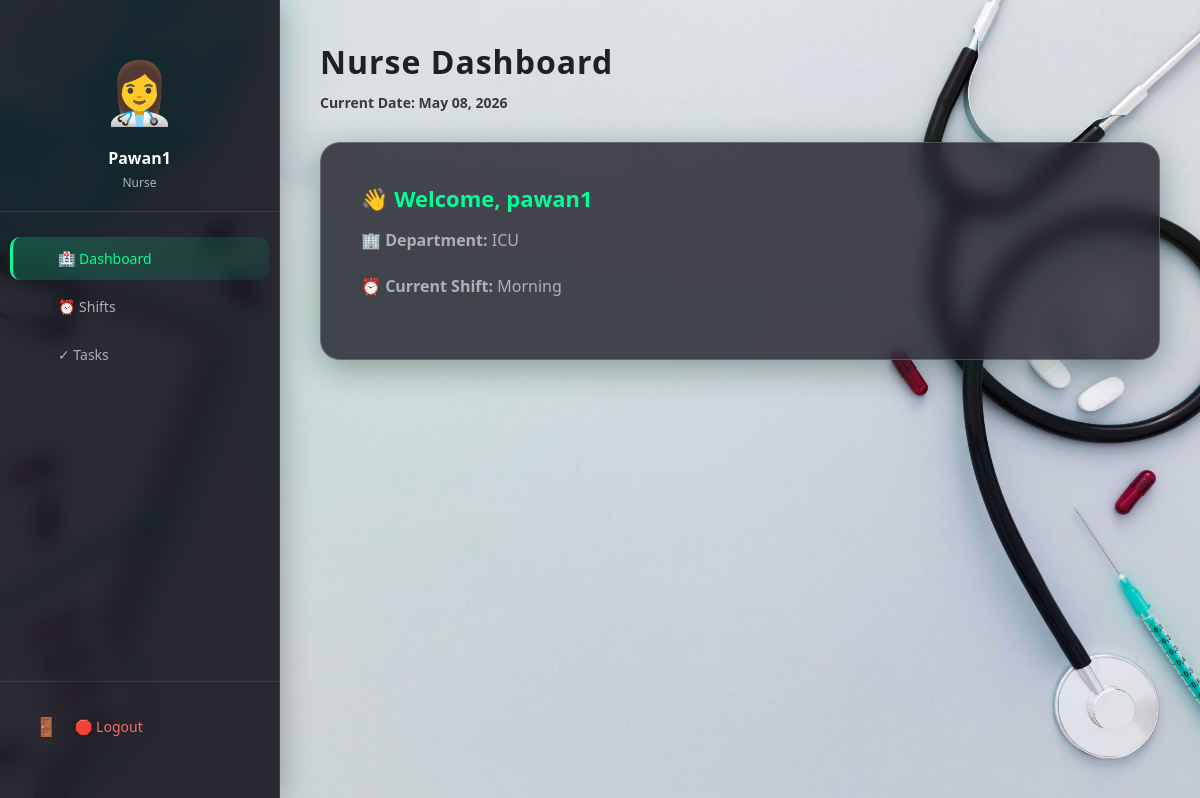
The page /nurse/dashboard.php (signed in) on the database its author committed.
### tables this page shows
CREATE TABLE `nurse_details` (
  `id` int(11) NOT NULL,
  `user_id` int(11) NOT NULL,
  `department` varchar(100) DEFAULT NULL,
  `shift` enum('Morning','Evening','Night') DEFAULT NULL
);

CREATE TABLE `users` (
  `id` int(11) NOT NULL,
  `full_name` varchar(100) NOT NULL,
  `email` varchar(100) NOT NULL,
  `password` varchar(255) NOT NULL,
  `role` enum('Admin','Doctor','Nurse') NOT NULL,
  `created_at` timestamp NOT NULL DEFAULT current_timestamp()
);

### nurse/dashboard.php (the view, shortened to what this page needs)
<?php
require '../config/db.php';
$userId = $_SESSION['user_id'];
$stmt = $pdo->prepare("SELECT users.full_name, nurse_details.department, nurse_details.shift
                       FROM users
                       JOIN nurse_details ON users.id = nurse_details.user_id
                       WHERE users.id = ?");
$stmt->execute([$userId]);
$nurse = $stmt->fetch();
?>
<!DOCTYPE html>
<html lang="en">
<head>
    <link rel="stylesheet" href="../assets/dashboard.css">
</head>
<body>
<div class="container-main">
    <div class="sidebar">
        <div class="profile-section">
            <div class="avatar">👩‍⚕️</div>
            <h3><?php echo htmlspecialchars($nurse['full_name']); ?></h3>
            <p><?php echo htmlspecialchars($_SESSION['role']); ?></p>
        </div>
        <div class="nav-menu">
            <div class="nav-item active" onclick="showSection('home')">🏥 Dashboard</div>
            <div class="nav-item" onclick="showSection('shifts')">⏰ Shifts</div>
            <div class="nav-item" onclick="showSection('tasks')">✓ Tasks</div>
        </div>
        <div class="logout-section">
            <a href="../logout.php" class="logout-btn"> 🛑  Logout</a>
        </div>
    </div>
    <div class="main-content">
        <div class="content-header">
            <h1>Nurse Dashboard</h1>
            <p>Current Date: <?php echo date('F d, Y'); ?></p>
        </div>
        <div id="home" class="section active">
            <div class="card">
                <h3>👋 Welcome, <?php echo htmlspecialchars($nurse['full_name']); ?></h3>
                <p>
                    <strong>🏢 Department:</strong> <?php echo htmlspecialchars($nurse['department']); ?>
                </p>
                <p>
                    <strong>⏰ Current Shift:</strong> <?php echo htmlspecialchars($nurse['shift']); ?>
                </p>
            </div>
        </div>
    </div>
</div>
</body>
</html>

### assets/dashboard.css (style rules this page uses)
* { margin: 0; padding: 0; box-sizing: border-box; }
body { font-family: 'Segoe UI', Tahoma, Geneva, Verdana, sans-serif; height: 100vh; display: flex; background-image: url('../assets/bcg8.jpeg'); background-size: cover; background-position: center; position: relative; overflow: hidden; }
body::before { content: ''; position: absolute; width: 100%; height: 100%; background: radial-gradient(ellipse at 20% 50%, rgba(0, 255, 150, 0.05) 0%, transparent 50%), radial-gradient(ellipse at 80% 80%, rgba(14, 65, 232, 0.05) 0%, transparent 50%); pointer-events: none; }
.container-main { display: flex; width: 100%; height: 100%; }
.sidebar { width: 280px; background: rgba(20, 20, 30, 0.9); backdrop-filter: blur(10px); border-right: 1px solid rgba(255, 255, 255, 0.1); padding: 30px 0; display: flex; flex-direction: column; height: 100vh; overflow-y: auto; box-shadow: 0 0 30px rgba(0, 0, 0, 0.3); z-index: 100; }
.profile-section { padding: 20px 20px; text-align: center; border-bottom: 1px solid rgba(255, 255, 255, 0.1); margin-bottom: 20px; }
.avatar { font-size: 60px; color: #00ff96; margin-bottom: 15px; display: block; }
.profile-section h3 { color: #ffffff; font-size: 16px; margin-bottom: 5px; text-transform: capitalize; font-weight: 600; }
.profile-section p { color: #b0b0b0; font-size: 12px; word-break: break-word; }
.nav-menu { flex-grow: 1; }
.nav-menu .nav-item { display: flex; align-items: center; gap: 15px; padding: 12px 15px; color: #b0b0b0; text-decoration: none; border-radius: 10px; transition: all 0.3s ease; font-size: 14px; margin: 5px 10px; cursor: pointer; }
.nav-item::before { content: ''; width: 18px; height: 18px; font-size: 18px; color: #00ff96; flex-shrink: 0; }
.nav-item.active { background: linear-gradient(135deg, rgba(0, 255, 150, 0.2) 0%, rgba(0, 200, 127, 0.1) 100%); color: #00ff96; border-left: 3px solid #00ff96; padding-left: 12px; }
.logout-section { padding: 20px; border-top: 1px solid rgba(255, 255, 255, 0.1); margin-top: auto; }
.logout-btn { display: flex; align-items: center; gap: 15px; padding: 12px 15px; color: #ff6b6b; text-decoration: none; border-radius: 10px; transition: all 0.3s ease; font-size: 14px; border: none; background: transparent; cursor: pointer; width: 100%; justify-content: flex-start; }
.logout-btn::before { content: '🚪'; font-size: 18px; width: 25px; flex-shrink: 0; }
.main-content { flex: 1; display: flex; flex-direction: column; padding: 40px; overflow-y: auto; position: relative; z-index: 1; }
.content-header { margin-bottom: 30px; animation: slideUp 0.8s ease-out; }
.content-header h1 { color: #030303de; font-style: Bold; font-size: 32px; margin-bottom: 10px; font-weight: 600; letter-spacing: 1px; }
.content-header p { font-weight: 600; color: #3a3a3a; font-size: 14px; }
.section { display: none; animation: slideUp 0.8s ease-out; }
.section.active { display: block; }
.card { background: rgba(30, 30, 40, 0.8); backdrop-filter: blur(10px); border: 1px solid rgba(255, 255, 255, 0.2); border-radius: 20px; padding: 40px; margin-bottom: 20px; color: white; box-shadow: 0 8px 32px rgba(0, 0, 0, 0.3), 0 0 50px rgba(0, 255, 150, 0.1); }
.card h3 { color: #00ff96; font-size: 22px; margin-bottom: 15px; font-weight: 600; }
.card p { color: #b0b0b0; margin-bottom: 20px; line-height: 1.6; }

### rows shown on the page
nurse_details: user.full_name "Pawan1", user.full_name "pawan1", department "ICU", shift "Morning"

### other values the page prints
$_SESSION['role'] "Nurse"
